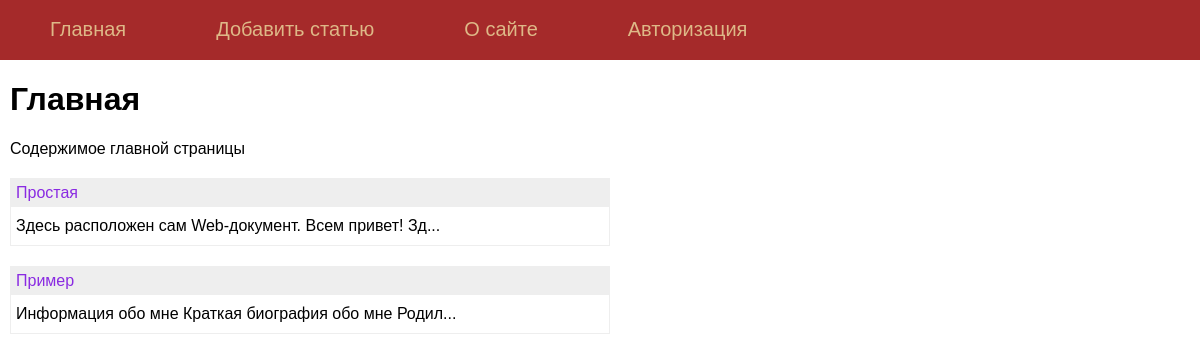
The page / on the database its author committed.
### tables this page shows
CREATE TABLE mainmenu(
id integer PRIMARY KEY AUTOINCREMENT,
title TEXT NOT NULL,
url TEXT NOT NULL
);

CREATE TABLE posts(
id integer PRIMARY KEY AUTOINCREMENT,
title text NOT NULL,
text text NOT NULL,
url text NOT NULL,
time integer NOT NULL
);

### flsite.py (the view)
@app.route("/index")
@app.route("/")
def index():
    return render_template('index.html', menu=dbase.get_menu(), title='Главная',
                           posts=dbase.get_posts_announce())

### FDataBase.py (called while the page is built)
    def get_menu(self):
        sql = '''SELECT * FROM mainmenu'''
        try:
            self.__cur.execute(sql)
            res = self.__cur.fetchall()
            if res:
                return res
        except:
            print('get_menu(): DB reading error')
        return []

    def get_posts_announce(self):
        try:
            self.__cur.execute('''SELECT id,title,text,url FROM posts ORDER BY time DESC''')
            res = self.__cur.fetchall()
            if res:
                return res
        except sqlite3.Error as e:
            print('get_post(): DB reading error '+e)
        return []

### flsite.py (called while the page is built)
def connect_db():
    conn = sqlite3.connect(app.config['DATABASE'])
    conn.row_factory = sqlite3.Row
    return conn

def get_db():
    if not hasattr(g, 'link_db'):
        g.link_db = connect_db()
    return g.link_db

@app.before_request
def before_request():
    global dbase
    db = get_db()
    dbase = FDataBase(db)

### templates/index.html
{% extends 'base.html' %}
{% block content %}
{{ super() }}
<p>Содержимое главной страницы</p>
<ul class="list-posts">
{% for post in posts %}
	<li>
		<p class="title"><a href="{{url_for('show_post', alias=post.url)}}">{{ post.title }}</a></p>
		<p class="announce">{{((post.text|striptags)[:50] + ("..." if post.text|length > 20 else ""))}}</p>
	</li>
{% endfor %}
</ul>
{%endblock%}

### templates/base.html (shortened to what this page needs)
<!DOCTYPE html>
<html>
<head>
    <link type="text/css" href="{{ url_for('static', filename='css/styles.css')}}" rel="stylesheet" />
</head>
<body>
    {%block content%}
    {%block mainmenu%}
    <ul class="mainmenu">
        {%for m in menu%}
        <li><a href="{{m.url}}">{{m.title}}</a></li>
        {%endfor%}
    </ul>
    {%endblock%}
    <div class="content">
    {%if title %}
        <h1>{{title}}</h1>
    {%else%}
        <h1>Мой сайт</h1>
    {%endif%}
    {%endblock%}
    </div>
</body>
</html>

### static/css/styles.css (style rules this page uses)
html, body { font-family: 'Arial'; margin: 0; padding: 0; height: 100%; width: 100%; }
a { color: blueviolet; text-decoration: none; }
ul.mainmenu { list-style: none; background: brown; height: 60px; margin: 0; padding: 0; color: burlywood; font-size: 20px; overflow: hidden; }
ul.mainmenu li { float: left; margin: 18px 40px 0px 50px; }
ul.mainmenu li a { color: burlywood; text-decoration: none; }
div.content { margin: 10px; }
ul.list-posts { list-style: none; margin: 0; padding: 0; max-width: 600px; }
ul.list-posts li { margin: 20px 0 0 0; border: 1px solid #eee; }
ul.list-posts .title { margin: 0; padding: 5px; background: #eee; }
ul.list-posts .announce { margin: 0; padding: 10px 5px 10px 5px; }

### rows shown on the page
mainmenu: title "Главная"
mainmenu: title "Добавить статью"
mainmenu: title "О сайте"
mainmenu: title "Авторизация"
posts: title "Простая", text "Здесь расположен сам Web-документ. Всем привет! Зд..."
posts: title "Пример", text "Информация обо мне Краткая биография обо мне Родил..."
